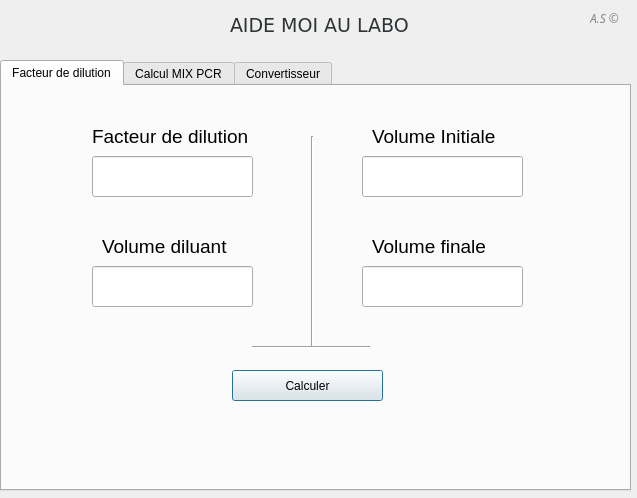
<?xml version="1.0" encoding="UTF-8"?>
<ui version="4.0">
 <class>QDialogLab</class>
 <widget class="QDialog" name="QDialogLab">
  <property name="geometry">
   <rect>
    <x>0</x>
    <y>0</y>
    <width>637</width>
    <height>498</height>
   </rect>
  </property>
  <property name="windowTitle">
   <string>Dialog</string>
  </property>
  <widget class="QLabel" name="label">
   <property name="geometry">
    <rect>
     <x>230</x>
     <y>10</y>
     <width>191</width>
     <height>31</height>
    </rect>
   </property>
   <property name="font">
    <font>
     <family>Verdana</family>
     <pointsize>14</pointsize>
     <weight>50</weight>
     <bold>false</bold>
    </font>
   </property>
   <property name="styleSheet">
    <string notr="true">color: rgb(46, 52, 54)</string>
   </property>
   <property name="text">
    <string>AIDE MOI AU LABO</string>
   </property>
  </widget>
  <widget class="QTabWidget" name="tabWidget">
   <property name="geometry">
    <rect>
     <x>0</x>
     <y>60</y>
     <width>631</width>
     <height>431</height>
    </rect>
   </property>
   <property name="currentIndex">
    <number>0</number>
   </property>
   <widget class="QWidget" name="tab">
    <attribute name="title">
     <string>Facteur de dilution</string>
    </attribute>
    <widget class="QLineEdit" name="fd">
     <property name="geometry">
      <rect>
       <x>90</x>
       <y>70</y>
       <width>161</width>
       <height>41</height>
      </rect>
     </property>
    </widget>
    <widget class="QLabel" name="label_4">
     <property name="geometry">
      <rect>
       <x>90</x>
       <y>30</y>
       <width>191</width>
       <height>41</height>
      </rect>
     </property>
     <property name="font">
      <font>
       <pointsize>14</pointsize>
      </font>
     </property>
     <property name="text">
      <string>Facteur de dilution</string>
     </property>
    </widget>
    <widget class="QLineEdit" name="vi">
     <property name="geometry">
      <rect>
       <x>360</x>
       <y>70</y>
       <width>161</width>
       <height>41</height>
      </rect>
     </property>
    </widget>
    <widget class="QLabel" name="label_5">
     <property name="geometry">
      <rect>
       <x>370</x>
       <y>30</y>
       <width>191</width>
       <height>41</height>
      </rect>
     </property>
     <property name="font">
      <font>
       <pointsize>14</pointsize>
      </font>
     </property>
     <property name="text">
      <string>Volume Initiale</string>
     </property>
    </widget>
    <widget class="QLabel" name="label_6">
     <property name="geometry">
      <rect>
       <x>370</x>
       <y>140</y>
       <width>191</width>
       <height>41</height>
      </rect>
     </property>
     <property name="font">
      <font>
       <pointsize>14</pointsize>
      </font>
     </property>
     <property name="text">
      <string>Volume finale</string>
     </property>
    </widget>
    <widget class="QLineEdit" name="vf">
     <property name="geometry">
      <rect>
       <x>360</x>
       <y>180</y>
       <width>161</width>
       <height>41</height>
      </rect>
     </property>
     <property name="text">
      <string/>
     </property>
    </widget>
    <widget class="QLineEdit" name="vd">
     <property name="geometry">
      <rect>
       <x>90</x>
       <y>180</y>
       <width>161</width>
       <height>41</height>
      </rect>
     </property>
    </widget>
    <widget class="QLabel" name="label_7">
     <property name="geometry">
      <rect>
       <x>100</x>
       <y>140</y>
       <width>191</width>
       <height>41</height>
      </rect>
     </property>
     <property name="font">
      <font>
       <pointsize>14</pointsize>
      </font>
     </property>
     <property name="text">
      <string>Volume diluant</string>
     </property>
    </widget>
    <widget class="Line" name="line">
     <property name="geometry">
      <rect>
       <x>250</x>
       <y>260</y>
       <width>118</width>
       <height>3</height>
      </rect>
     </property>
     <property name="orientation">
      <enum>Qt::Horizontal</enum>
     </property>
    </widget>
    <widget class="Line" name="line_2">
     <property name="geometry">
      <rect>
       <x>300</x>
       <y>50</y>
       <width>20</width>
       <height>211</height>
      </rect>
     </property>
     <property name="orientation">
      <enum>Qt::Vertical</enum>
     </property>
    </widget>
    <widget class="QPushButton" name="calculateButton">
     <property name="geometry">
      <rect>
       <x>230</x>
       <y>284</y>
       <width>151</width>
       <height>31</height>
      </rect>
     </property>
     <property name="text">
      <string>Calculer</string>
     </property>
    </widget>
   </widget>
   <widget class="QWidget" name="tab_2">
    <attribute name="title">
     <string>Calcul MIX PCR</string>
    </attribute>
    <widget class="QLineEdit" name="lineEdit_5">
     <property name="geometry">
      <rect>
       <x>380</x>
       <y>20</y>
       <width>161</width>
       <height>41</height>
      </rect>
     </property>
    </widget>
    <widget class="QLabel" name="label_8">
     <property name="geometry">
      <rect>
       <x>20</x>
       <y>20</y>
       <width>251</width>
       <height>41</height>
      </rect>
     </property>
     <property name="font">
      <font>
       <pointsize>14</pointsize>
      </font>
     </property>
     <property name="text">
      <string>Volume de chaque puit</string>
     </property>
    </widget>
    <widget class="QLineEdit" name="lineEdit_6">
     <property name="geometry">
      <rect>
       <x>380</x>
       <y>80</y>
       <width>161</width>
       <height>41</height>
      </rect>
     </property>
    </widget>
    <widget class="QLabel" name="label_9">
     <property name="geometry">
      <rect>
       <x>20</x>
       <y>80</y>
       <width>291</width>
       <height>41</height>
      </rect>
     </property>
     <property name="font">
      <font>
       <pointsize>14</pointsize>
      </font>
     </property>
     <property name="text">
      <string>Volume de l'échantillon (ARN)</string>
     </property>
    </widget>
    <widget class="QSlider" name="horizontalSlider_5">
     <property name="geometry">
      <rect>
       <x>380</x>
       <y>60</y>
       <width>160</width>
       <height>16</height>
      </rect>
     </property>
     <property name="orientation">
      <enum>Qt::Horizontal</enum>
     </property>
    </widget>
    <widget class="QSlider" name="horizontalSlider_6">
     <property name="geometry">
      <rect>
       <x>380</x>
       <y>120</y>
       <width>160</width>
       <height>16</height>
      </rect>
     </property>
     <property name="orientation">
      <enum>Qt::Horizontal</enum>
     </property>
    </widget>
    <widget class="QLineEdit" name="lineEdit_7">
     <property name="geometry">
      <rect>
       <x>380</x>
       <y>160</y>
       <width>161</width>
       <height>41</height>
      </rect>
     </property>
    </widget>
    <widget class="QLabel" name="label_10">
     <property name="geometry">
      <rect>
       <x>20</x>
       <y>160</y>
       <width>291</width>
       <height>41</height>
      </rect>
     </property>
     <property name="font">
      <font>
       <pointsize>14</pointsize>
      </font>
     </property>
     <property name="text">
      <string>Volume de l'enzyme</string>
     </property>
    </widget>
    <widget class="QLineEdit" name="lineEdit_8">
     <property name="geometry">
      <rect>
       <x>380</x>
       <y>210</y>
       <width>161</width>
       <height>41</height>
      </rect>
     </property>
    </widget>
    <widget class="QLabel" name="label_11">
     <property name="geometry">
      <rect>
       <x>20</x>
       <y>210</y>
       <width>291</width>
       <height>41</height>
      </rect>
     </property>
     <property name="font">
      <font>
       <pointsize>14</pointsize>
      </font>
     </property>
     <property name="text">
      <string>Volume de l'amorce 1</string>
     </property>
    </widget>
    <widget class="QLineEdit" name="lineEdit_9">
     <property name="geometry">
      <rect>
       <x>380</x>
       <y>260</y>
       <width>161</width>
       <height>41</height>
      </rect>
     </property>
    </widget>
    <widget class="QLabel" name="label_12">
     <property name="geometry">
      <rect>
       <x>20</x>
       <y>260</y>
       <width>291</width>
       <height>41</height>
      </rect>
     </property>
     <property name="font">
      <font>
       <pointsize>14</pointsize>
      </font>
     </property>
     <property name="text">
      <string>Volume de l'amorce 2</string>
     </property>
    </widget>
    <widget class="Line" name="line_3">
     <property name="geometry">
      <rect>
       <x>30</x>
       <y>140</y>
       <width>561</width>
       <height>16</height>
      </rect>
     </property>
     <property name="orientation">
      <enum>Qt::Horizontal</enum>
     </property>
    </widget>
    <widget class="Line" name="line_4">
     <property name="geometry">
      <rect>
       <x>20</x>
       <y>300</y>
       <width>561</width>
       <height>16</height>
      </rect>
     </property>
     <property name="orientation">
      <enum>Qt::Horizontal</enum>
     </property>
    </widget>
    <widget class="QLabel" name="label_13">
     <property name="geometry">
      <rect>
       <x>20</x>
       <y>320</y>
       <width>291</width>
       <height>41</height>
      </rect>
     </property>
     <property name="font">
      <font>
       <pointsize>14</pointsize>
      </font>
     </property>
     <property name="text">
      <string>Volume de l'eau</string>
     </property>
    </widget>
    <widget class="QLineEdit" name="lineEdit_10">
     <property name="geometry">
      <rect>
       <x>380</x>
       <y>320</y>
       <width>161</width>
       <height>41</height>
      </rect>
     </property>
     <property name="text">
      <string/>
     </property>
    </widget>
   </widget>
   <widget class="QWidget" name="tab_5">
    <attribute name="title">
     <string>Convertisseur</string>
    </attribute>
   </widget>
  </widget>
  <widget class="QLabel" name="label_2">
   <property name="geometry">
    <rect>
     <x>590</x>
     <y>10</y>
     <width>111</width>
     <height>16</height>
    </rect>
   </property>
   <property name="font">
    <font>
     <family>Waree</family>
     <italic>true</italic>
    </font>
   </property>
   <property name="styleSheet">
    <string notr="true">color: rgb(136, 136, 136)</string>
   </property>
   <property name="text">
    <string>A.S © </string>
   </property>
  </widget>
 </widget>
 <resources/>
 <connections/>
</ui>
